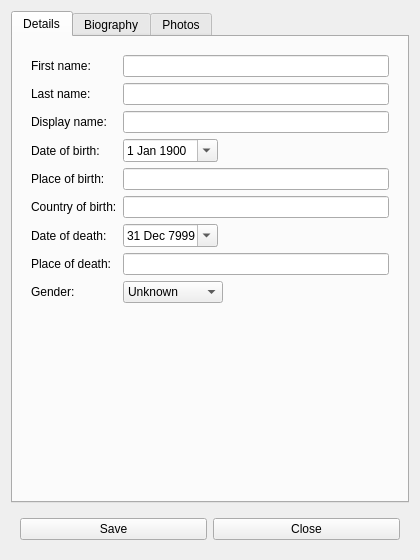
<?xml version="1.0" encoding="UTF-8"?>
<ui version="4.0">
 <class>DialogPersonDetails</class>
 <widget class="QDialog" name="DialogPersonDetails">
  <property name="geometry">
   <rect>
    <x>0</x>
    <y>0</y>
    <width>420</width>
    <height>560</height>
   </rect>
  </property>
  <property name="windowTitle">
   <string>Person Details</string>
  </property>
  <layout class="QVBoxLayout" name="verticalLayout">
   <item>
    <widget class="QTabWidget" name="tabWidgetMain">
     <property name="currentIndex">
      <number>0</number>
     </property>
     <widget class="QWidget" name="tabDetails">
      <attribute name="title">
       <string>Details</string>
      </attribute>
      <layout class="QGridLayout" name="gridLayout_2">
       <item row="0" column="0">
        <widget class="QFrame" name="frameMain">
         <property name="frameShape">
          <enum>QFrame::NoFrame</enum>
         </property>
         <property name="frameShadow">
          <enum>QFrame::Raised</enum>
         </property>
         <layout class="QFormLayout" name="formLayout">
          <property name="sizeConstraint">
           <enum>QLayout::SetDefaultConstraint</enum>
          </property>
          <property name="fieldGrowthPolicy">
           <enum>QFormLayout::ExpandingFieldsGrow</enum>
          </property>
          <item row="2" column="0">
           <widget class="QLabel" name="labelName">
            <property name="text">
             <string>Display name:</string>
            </property>
            <property name="buddy">
             <cstring>lineEditName</cstring>
            </property>
           </widget>
          </item>
          <item row="2" column="1">
           <widget class="QLineEdit" name="lineEditName"/>
          </item>
          <item row="3" column="0">
           <widget class="QLabel" name="labelDateOfBirth">
            <property name="text">
             <string>Date of birth:</string>
            </property>
            <property name="buddy">
             <cstring>dateEditBirth</cstring>
            </property>
           </widget>
          </item>
          <item row="3" column="1">
           <widget class="QDateEdit" name="dateEditBirth">
            <property name="autoFillBackground">
             <bool>false</bool>
            </property>
            <property name="calendarPopup">
             <bool>true</bool>
            </property>
            <property name="date">
             <date>
              <year>1900</year>
              <month>1</month>
              <day>1</day>
             </date>
            </property>
           </widget>
          </item>
          <item row="4" column="0">
           <widget class="QLabel" name="labelPlaceOfBirth">
            <property name="text">
             <string>Place of birth:</string>
            </property>
            <property name="buddy">
             <cstring>lineEditPlaceOfBirth</cstring>
            </property>
           </widget>
          </item>
          <item row="4" column="1">
           <widget class="QLineEdit" name="lineEditPlaceOfBirth"/>
          </item>
          <item row="5" column="0">
           <widget class="QLabel" name="labelCountryOfBirth">
            <property name="text">
             <string>Country of birth:</string>
            </property>
            <property name="buddy">
             <cstring>lineEditCountryOfBirth</cstring>
            </property>
           </widget>
          </item>
          <item row="6" column="0">
           <widget class="QLabel" name="labelDateOfDeath">
            <property name="text">
             <string>Date of death:</string>
            </property>
            <property name="buddy">
             <cstring>dateEditDeath</cstring>
            </property>
           </widget>
          </item>
          <item row="6" column="1">
           <widget class="QDateEdit" name="dateEditDeath">
            <property name="calendarPopup">
             <bool>true</bool>
            </property>
            <property name="date">
             <date>
              <year>7999</year>
              <month>12</month>
              <day>31</day>
             </date>
            </property>
           </widget>
          </item>
          <item row="7" column="0">
           <widget class="QLabel" name="labelPlaceOfDeath">
            <property name="text">
             <string>Place of death:</string>
            </property>
            <property name="buddy">
             <cstring>lineEditPlaceOfDeath</cstring>
            </property>
           </widget>
          </item>
          <item row="7" column="1">
           <widget class="QLineEdit" name="lineEditPlaceOfDeath"/>
          </item>
          <item row="5" column="1">
           <widget class="QLineEdit" name="lineEditCountryOfBirth"/>
          </item>
          <item row="0" column="0">
           <widget class="QLabel" name="labelFirstName">
            <property name="text">
             <string>First name:</string>
            </property>
           </widget>
          </item>
          <item row="0" column="1">
           <widget class="QLineEdit" name="lineEditFirstName"/>
          </item>
          <item row="1" column="0">
           <widget class="QLabel" name="labelLastName">
            <property name="text">
             <string>Last name:</string>
            </property>
           </widget>
          </item>
          <item row="1" column="1">
           <widget class="QLineEdit" name="lineEditLastName"/>
          </item>
          <item row="8" column="0">
           <widget class="QLabel" name="labelGender">
            <property name="text">
             <string>Gender:</string>
            </property>
           </widget>
          </item>
          <item row="8" column="1">
           <widget class="QComboBox" name="comboBoxGender">
            <property name="sizePolicy">
             <sizepolicy hsizetype="Preferred" vsizetype="Fixed">
              <horstretch>0</horstretch>
              <verstretch>0</verstretch>
             </sizepolicy>
            </property>
            <property name="minimumSize">
             <size>
              <width>100</width>
              <height>0</height>
             </size>
            </property>
            <property name="currentIndex">
             <number>2</number>
            </property>
            <item>
             <property name="text">
              <string>Male</string>
             </property>
            </item>
            <item>
             <property name="text">
              <string>Female</string>
             </property>
            </item>
            <item>
             <property name="text">
              <string>Unknown</string>
             </property>
            </item>
           </widget>
          </item>
         </layout>
        </widget>
       </item>
      </layout>
     </widget>
     <widget class="QWidget" name="tabBiography">
      <attribute name="title">
       <string>Biography</string>
      </attribute>
      <layout class="QGridLayout" name="gridLayout">
       <item row="0" column="0">
        <widget class="QFrame" name="frameText">
         <property name="frameShape">
          <enum>QFrame::NoFrame</enum>
         </property>
         <property name="frameShadow">
          <enum>QFrame::Raised</enum>
         </property>
         <layout class="QVBoxLayout" name="verticalLayout_2">
          <item>
           <widget class="QLabel" name="labelBio">
            <property name="text">
             <string>Biography:</string>
            </property>
            <property name="buddy">
             <cstring>plainTextEditBio</cstring>
            </property>
           </widget>
          </item>
          <item>
           <widget class="QPlainTextEdit" name="plainTextEditBio"/>
          </item>
         </layout>
        </widget>
       </item>
      </layout>
     </widget>
     <widget class="QWidget" name="tabPhotos">
      <attribute name="title">
       <string>Photos</string>
      </attribute>
      <layout class="QGridLayout" name="gridLayout_3">
       <item row="0" column="0">
        <widget class="QFrame" name="framePhotos">
         <property name="frameShape">
          <enum>QFrame::NoFrame</enum>
         </property>
         <property name="frameShadow">
          <enum>QFrame::Raised</enum>
         </property>
         <layout class="QVBoxLayout" name="verticalLayout_3">
          <item>
           <widget class="QLabel" name="labelPhotos">
            <property name="text">
             <string>Photos:</string>
            </property>
            <property name="buddy">
             <cstring>listWidgetPhotos</cstring>
            </property>
           </widget>
          </item>
          <item>
           <widget class="QListWidget" name="listWidgetPhotos"/>
          </item>
          <item>
           <widget class="QFrame" name="framePhotoButtons">
            <property name="frameShape">
             <enum>QFrame::NoFrame</enum>
            </property>
            <property name="frameShadow">
             <enum>QFrame::Raised</enum>
            </property>
            <layout class="QHBoxLayout" name="horizontalLayout">
             <property name="sizeConstraint">
              <enum>QLayout::SetDefaultConstraint</enum>
             </property>
             <item>
              <spacer name="horizontalSpacer">
               <property name="orientation">
                <enum>Qt::Horizontal</enum>
               </property>
               <property name="sizeHint" stdset="0">
                <size>
                 <width>40</width>
                 <height>20</height>
                </size>
               </property>
              </spacer>
             </item>
             <item>
              <widget class="QPushButton" name="pushButtonAddPhoto">
               <property name="sizePolicy">
                <sizepolicy hsizetype="Fixed" vsizetype="Fixed">
                 <horstretch>0</horstretch>
                 <verstretch>0</verstretch>
                </sizepolicy>
               </property>
               <property name="text">
                <string>Add...</string>
               </property>
              </widget>
             </item>
             <item>
              <widget class="QPushButton" name="pushButtonRemovePhoto">
               <property name="sizePolicy">
                <sizepolicy hsizetype="Fixed" vsizetype="Fixed">
                 <horstretch>0</horstretch>
                 <verstretch>0</verstretch>
                </sizepolicy>
               </property>
               <property name="text">
                <string>Remove</string>
               </property>
              </widget>
             </item>
            </layout>
           </widget>
          </item>
         </layout>
        </widget>
       </item>
      </layout>
     </widget>
    </widget>
   </item>
   <item>
    <widget class="QFrame" name="frameButtons">
     <property name="frameShape">
      <enum>QFrame::NoFrame</enum>
     </property>
     <property name="frameShadow">
      <enum>QFrame::Raised</enum>
     </property>
     <layout class="QHBoxLayout" name="horizontalLayout_2">
      <item>
       <widget class="QPushButton" name="pushButtonSave">
        <property name="text">
         <string>Save</string>
        </property>
       </widget>
      </item>
      <item>
       <widget class="QPushButton" name="pushButtonClose">
        <property name="text">
         <string>Close</string>
        </property>
       </widget>
      </item>
     </layout>
    </widget>
   </item>
  </layout>
 </widget>
 <tabstops>
  <tabstop>tabWidgetMain</tabstop>
  <tabstop>lineEditName</tabstop>
  <tabstop>dateEditBirth</tabstop>
  <tabstop>lineEditPlaceOfBirth</tabstop>
  <tabstop>lineEditCountryOfBirth</tabstop>
  <tabstop>dateEditDeath</tabstop>
  <tabstop>lineEditPlaceOfDeath</tabstop>
  <tabstop>plainTextEditBio</tabstop>
  <tabstop>listWidgetPhotos</tabstop>
  <tabstop>pushButtonAddPhoto</tabstop>
  <tabstop>pushButtonRemovePhoto</tabstop>
  <tabstop>pushButtonSave</tabstop>
  <tabstop>pushButtonClose</tabstop>
 </tabstops>
 <resources/>
 <connections/>
</ui>
